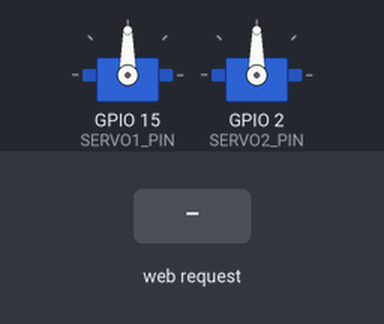
The sketch below on a simulated ESP32. Shown: 2 × servo. The inputs (shaded band) are chosen by the test bench. WiFi joins after 1.5 s; servers stay silent unless stated; uploads are accepted with an empty reply; what the sketch prints to the serial monitor is not drawn.

Above: at 2.7 s.
2.8 s: HTTP request GET /apri_garage received
At 5.6 s:
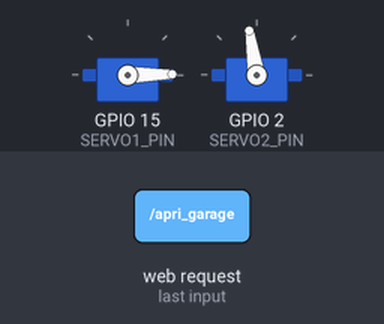
5.8 s: HTTP request GET /chiudi_garage received
At 8.5 s:
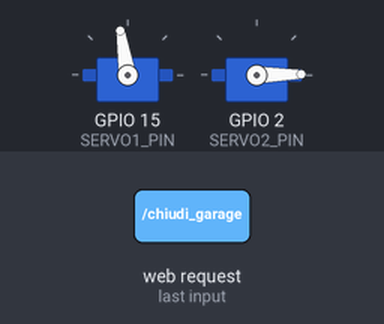
Timing chart, 0 to 10.0 s (numbered marks = the images above; inputs shaded):
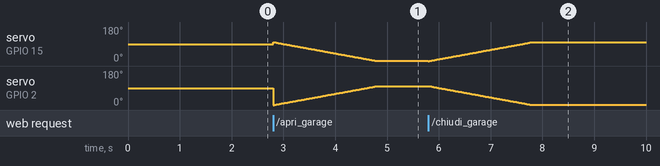

The sketch:

servo.ino
```cpp
#include <ESP32Servo.h>
#include <WiFi.h>
#include <HTTPClient.h>
#include <WebServer.h>

// Credenziali WiFi
const char* ssid_router = "Hotspot 374";
const char* password_router = "123456dK";

// Indirizzo IP del server PHP
const char* serverName = "http://192.168.212.223"; // Sostituisci con l'IP del tuo server

// Pin dei servo motori
#define SERVO1_PIN 15
#define SERVO2_PIN 2

Servo servo1;
Servo servo2;
int posVal = 0;
int posVal2 = 0;

// Server web sulla porta 80
WebServer server(80);

void setup() {
  Serial.begin(115200);

  // Configurazione dei servo motori
  servo1.setPeriodHertz(50);
  servo2.setPeriodHertz(50);
  servo1.attach(SERVO1_PIN, 500, 2500);
  servo2.attach(SERVO2_PIN, 500, 2500);

  // Connessione alla rete WiFi
  WiFi.begin(ssid_router, password_router);
  Serial.println("Connessione WiFi in corso...");
  while (WiFi.status() != WL_CONNECTED) {
    delay(500);
    Serial.print(".");
  }
  Serial.println("\nConnesso alla rete WiFi");
  Serial.print("Indirizzo IP: ");
  Serial.println(WiFi.localIP());

  // Configurazione delle route del server
  server.on("/apri_garage", handleApriGarage);
  server.on("/chiudi_garage", handleChiudiGarage);

  // Avvio del server
  server.begin();
  Serial.println("Server HTTP avviato");
}

void loop() {
  server.handleClient();
}

void handleApriGarage() {
  while (posVal < 100 && posVal2 < 100) {
    servo1.write(100 - posVal); // Muove il servo1 in senso opposto
    servo2.write(posVal2);
    posVal++;
    posVal2++;
    delay(20);
  }
  inviaStatoGarage("aperta");
  server.send(200, "text/plain", "Garage aperto");
}

void handleChiudiGarage() {
  while (posVal > 0 && posVal2 > 0) {
    servo1.write(100 - posVal); // Muove il servo1 in senso opposto
    servo2.write(posVal2);
    posVal--;
    posVal2--;
    delay(20);
  }
  inviaStatoGarage("chiusa");
  server.send(200, "text/plain", "Garage chiuso");
}

void inviaStatoGarage(const char* stato) {
  if (WiFi.status() == WL_CONNECTED) {
    HTTPClient http;
    String url = String(serverName) + "/aggiorna_stato_garage.php?stato_garage=" + stato;
    http.begin(url.c_str());
    int httpResponseCode = http.GET();
    if (httpResponseCode > 0) {
      String response = http.getString();
      Serial.println(httpResponseCode);
      Serial.println(response);
    } else {
      Serial.print("Errore nella richiesta HTTP: ");
      Serial.println(httpResponseCode);
    }
    http.end();
  }
}
```
